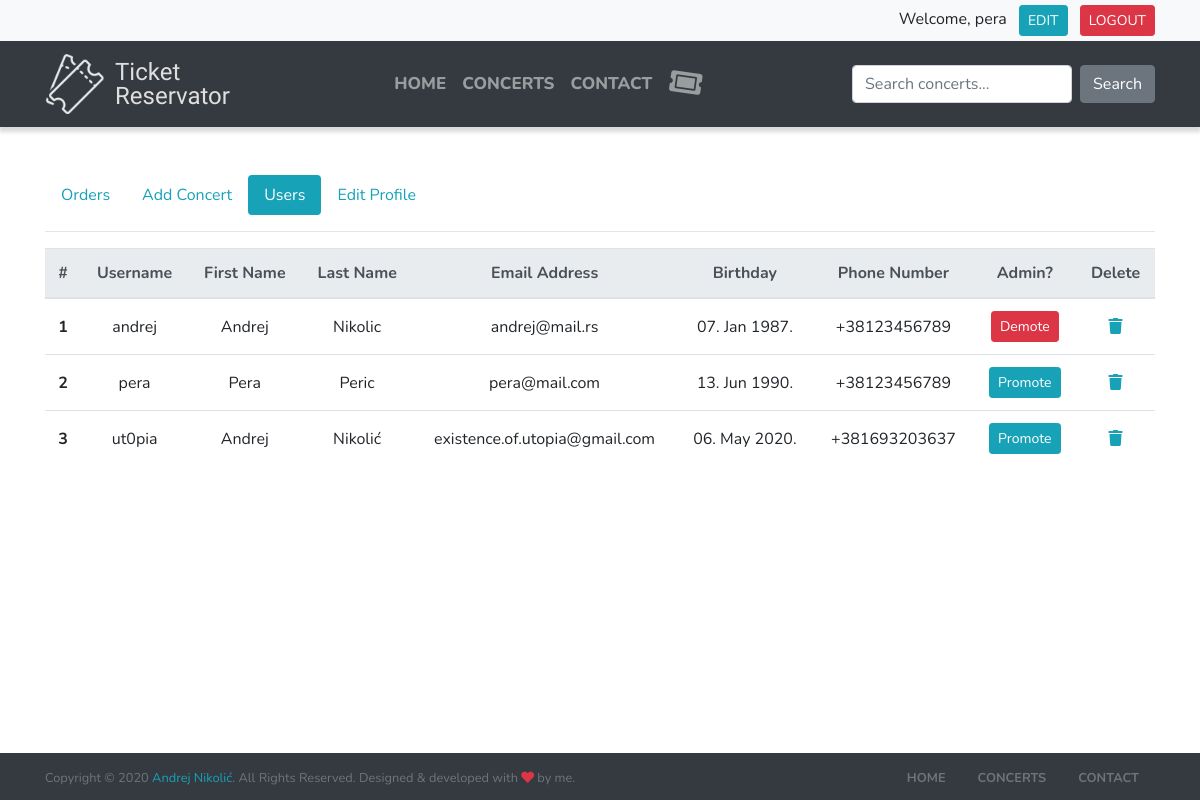
Page /admin_users.php (signed in) on the committed database.
### tables this page shows
CREATE TABLE `user` (
  `id_user` int(11) NOT NULL,
  `username` varchar(50) NOT NULL,
  `first_name` varchar(50) NOT NULL,
  `last_name` varchar(50) NOT NULL,
  `email` varchar(50) NOT NULL,
  `birthday` date NOT NULL,
  `phone` varchar(30) NOT NULL,
  `password` varchar(200) NOT NULL,
  `admin` bit(1) NOT NULL
);

### admin_users.php (the view, shortened to what this page needs)
<?php
require_once("connect.php");
?>
<!DOCTYPE html>
<html lang="en">
<head>
    <?php include "assets/resources.php" ?>
</head>
<body>
<?php include "assets/header.php" ?>
<main>
    <div class="container my-5">
        <?php include "admin_navigation.php" ?>
        <div class="table_overflow">
        <table class="table table-hover mt-2 text-center">
            <thead class="thead-light">
                <tr>
                    <th scope="col">#</th>
                    <th scope="col">Username</th>
                    <th scope="col">First Name</th>
                    <th scope="col">Last Name</th>
                    <th scope="col">Email Address</th>
                    <th scope="col">Birthday</th>
                    <th scope="col">Phone Number</th>
                    <th scope="col">Admin?</th>
                    <th scope="col">Delete</th>
                </tr>
            </thead>
            <tbody>
                <?php
                $sql = "SELECT id_user, username, first_name, last_name, email, birthday, phone, admin FROM user";
                $result = mysqli_query($con, $sql);
                $count = 1;
                $admin = "";
                while($row = mysqli_fetch_assoc($result)) {
                    if ($row["admin"] == 1) {
                        $admin = '<a class="btn btn-danger btn-sm" href="assets/admin_funcs.php?id='.$row["id_user"].'&do=demote">Demote</a>';
                    } else {
                            $admin = '<a class="btn btn-info btn-sm" href="assets/admin_funcs.php?id='.$row["id_user"].'&do=promote">Promote</a>';
                    }
                    echo '<tr>
                        <th scope="row">'.$count.'</th>
                        <td>'.$row["username"].'</td>
                        <td>'.$row["first_name"].'</td>
                        <td>'.$row["last_name"].'</td>
                        <td>'.$row["email"].'</td>
                        <td>'.date("d. M Y.", strtotime($row["birthday"])).'</td>
                        <td>'.$row["phone"].'</td>
                        <td>'.$admin.'</td>
                        <td><a href="assets/admin_funcs.php?id='.$row["id_user"].'&do=del-user"><i class="fas fa-trash"></i></a></td>
                        </tr>';
                        $count++;
                    }
                    ?>
            </tbody>
        </table>
        </div>
    </div>
</main>
<?php include "assets/footer.php" ?>
</body>
</html>

### css/style.css (style rules this page uses)
body { font-family: 'Nunito', sans-serif; }
main { min-height: calc(100vh - 222px); }
.table th, .table td { vertical-align: middle; }
a { color: #17a2b8; }
.fa, .fas { font-weight: 600; }

### rows in the picture
user: username "andrej", first_name "Andrej", last_name "Nikolic", email "andrej@mail.rs", birthday "07. Jan 1987.", phone "+38123456789"
user: username "pera", first_name "Pera", last_name "Peric", email "pera@mail.com", birthday "13. Jun 1990.", phone "+38123456789"
user: username "ut0pia", first_name "Andrej", last_name "Nikolić", email "existence.of.utopia@gmail.com", birthday "06. May 2020.", phone "+381693203637"

### other values in the picture
$_SESSION['username'] "pera"
